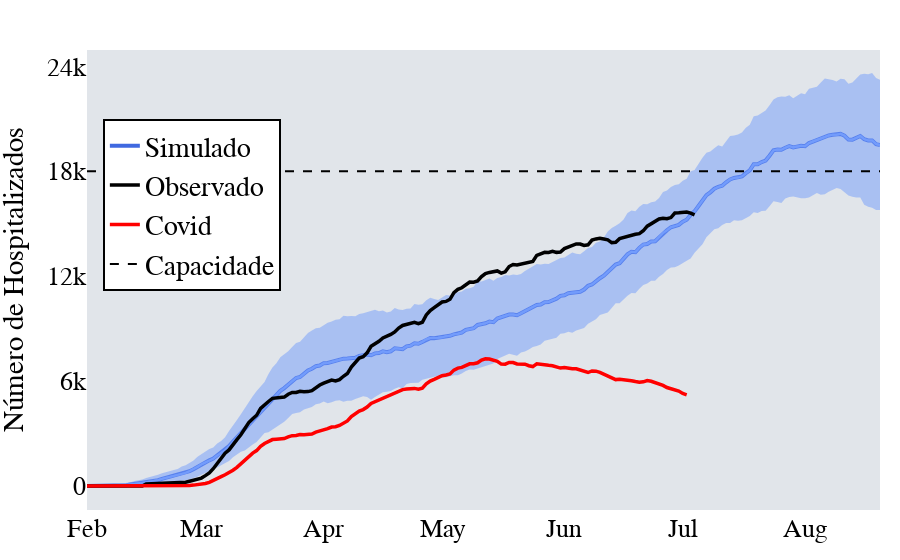

The cell this chart's notebook holds for it:
### Code cell
make_beds_graph(df_mean, df_std, len(df_mean)*['Unrestricted'], 1, 'SRAG_Real_Data', make_df=False)

### Figure 1 — Plotly figure (JSON) as saved in the notebook; plotly's stock layout.template omitted (floating-point values rounded to 4 significant figures; data arrays with more than 128 entries replaced by an {"elided": "..."} marker saying what was removed)
{"data": [{"line": {"color": "rgb(0.25, 0.41, 0.88)", "width": 4}, "name": "Simulado", "type": "scatter", "x": {"elided": "202 str values"}, "y": {"elided": "202 float values"}}, {"line": {"color": "rgb(0.45, 0.61, 0.99)", "width": 0}, "mode": "lines", "opacity": 0.5, "showlegend": false, "type": "scatter", "x": {"elided": "202 str values"}, "y": {"elided": "202 float values"}}, {"fill": "tonexty", "line": {"color": "rgb(0.45, 0.61, 0.99)"}, "mode": "lines", "opacity": 0.5, "showlegend": false, "type": "scatter", "x": {"elided": "202 str values"}, "y": {"elided": "202 float values"}}, {"line": {"color": "rgb(0.45, 0.61, 0.99)", "width": 0}, "mode": "lines", "showlegend": false, "type": "scatter", "x": {"elided": "202 str values"}, "y": {"elided": "202 float values"}}, {"fill": "tonexty", "line": {"color": "rgb(0.45, 0.61, 0.99)"}, "mode": "lines", "opacity": 0.5, "showlegend": false, "type": "scatter", "x": {"elided": "202 str values"}, "y": {"elided": "202 float values"}}, {"line": {"color": "black", "width": 3.5}, "name": "Observado", "type": "scatter", "x": {"elided": "202 str values"}, "y": {"elided": "155 int values"}}, {"line": {"color": "Red", "width": 3.5}, "name": "Covid", "type": "scatter", "x": {"elided": "202 str values"}, "y": {"elided": "153 int values"}}, {"line": {"color": "black", "dash": "dash", "width": 2}, "name": "Capacidade", "type": "scatter", "x": {"elided": "202 str values"}, "y": {"elided": "202 int values"}}], "layout": {"font": {"color": "black", "family": "sans-serif", "size": 24}, "hovermode": "x", "legend": {"bgcolor": "white", "bordercolor": "Black", "borderwidth": 2, "font": {"color": "black", "family": "sans-serif", "size": 28}, "traceorder": "normal", "x": 0.02, "y": 0.85}, "margin": {"b": 50, "l": 50, "pad": 0, "r": 20, "t": 50}, "plot_bgcolor": "rgb(225, 229, 234)", "showlegend": true, "xaxis": {"showgrid": false, "tickfont": {"color": "black", "size": 26}, "tickformat": "%b", "tickvals": ["2020-02-15T00:00:00", "2020-03-15T00:00:00", "2020-04-15T00:00:00", "2020-05-15T00:00:00", "2020-06-15T00:00:00", "2020-07-15T00:00:00", "2020-08-15T00:00:00"]}, "yaxis": {"dtick": 6000, "showgrid": false, "tickfont": {"size": 26}, "title": {"text": "Número de Hospitalizados"}, "zeroline": false}}}
